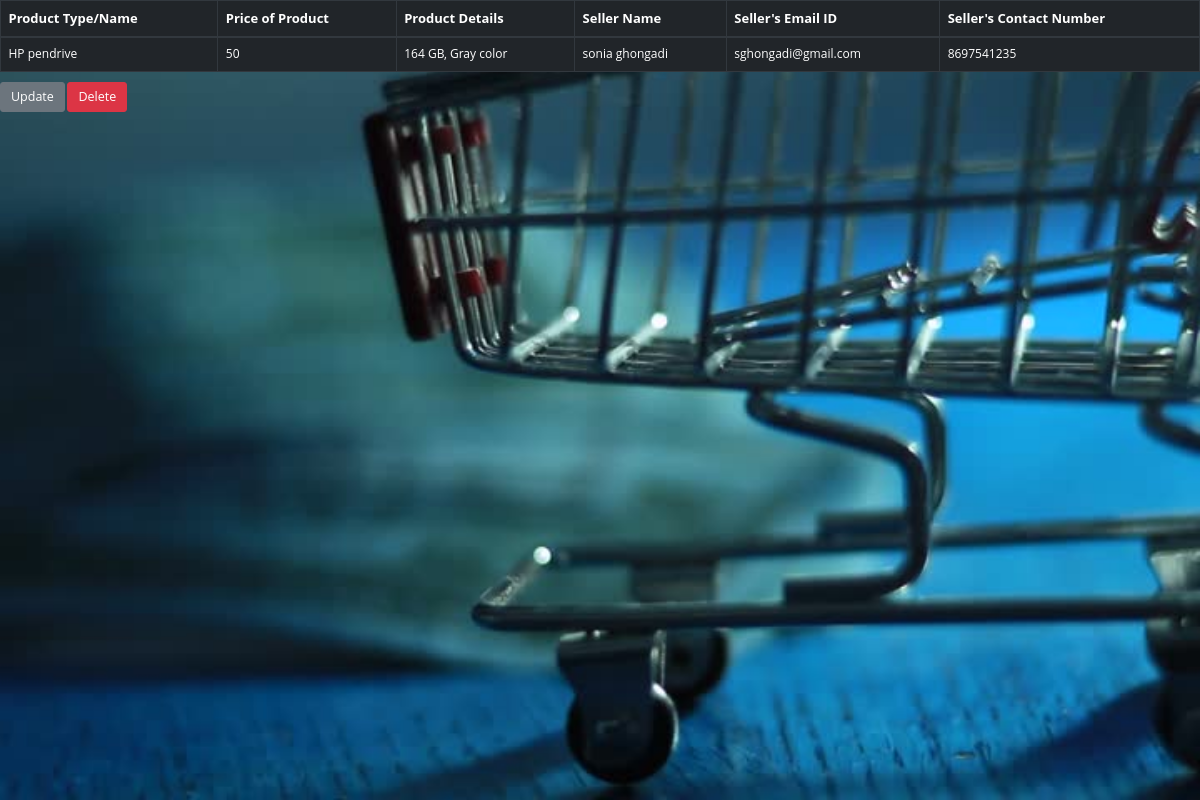
The page /show_all/5 on the database its author committed.
### login.py (models this page shows)
class Product(db.Model):
    id= db.Column(db.Integer, primary_key=True)
    Product_name = db.Column(db.String(20),nullable=False)
    Product_price = db.Column(db.Integer, nullable= False)
    Prod_spec = db.Column(db.Text, nullable=False)
    seller_name = db.Column(db.String(20), nullable =False)
    User_email = db.Column(db.String(120),  nullable=False)
    contact_num= db.Column(db.Integer, nullable=False)
    person_id = db.Column(db.Integer, db.ForeignKey('add_user.id'))

### login.py (the view)
@app.route("/show_all/<int:product_id>")
def idv_prod(product_id):
    product = Product.query.get_or_404(product_id)
    return render_template('prod.html', product = product)

### templates/prod.html (shortened to what this page needs)
<!DOCTYPE html>
<html lang="en">
<head>
    <link rel="stylesheet" type="text/css" href="{{ url_for('static',filename ='style.css') }}">
    <link rel="stylesheet" href="https://maxcdn.bootstrapcdn.com/bootstrap/4.0.0/css/bootstrap.min.css"
>
</head>
<body>
    <div class="cont">
            <table class="table table-bordered table-dark">
                <tbody>
                <thead class="thead-dark">
                    <tr>
                        <th id="prod_name">Product Type/Name</th>
                        <th id="prod_price">Price of Product</th>
                        <th id="prod_spec">Product Details</th>
                        <th id="seller_name">Seller Name</th>
                        <th id="seller_emailID">Seller's Email ID</th>
                        <th id="seller_contactNum">Seller's Contact Number</th>
                    </tr>
                </thead>
                <tr>
                    <td>{{ product.Product_name}}</td>
                    <td>{{ product.Product_price}}</td>
                    <td>{{ product.Prod_spec}}</td>
                    <td>{{ product.seller_name}}</td>
                    <td>{{ product.User_email }}</td>
                    <td>{{ product.contact_num }}</td>
                </tr>
        </tbody>
        </table>
        <div>
        <a class="btn btn-secondary  btn-lg" href="{{ url_for('update_prod', product_id= product.id) }}">Update</a>
            <a class="btn btn-danger btn-lg " href="{{ url_for('delete_prod', product_id= product.id) }}"
                onclick="myFunction()">Delete</a>
        </div>
    </div>
</body>
</html>

### static/style.css (style rules this page uses)
*, *:before, *:after { box-sizing: border-box; margin: 0; padding: 0; }
html, body { font-size: 62.5%; height: 100%; overflow: hidden; }
.cont { position: relative; height: 100%; background-image: url('1.jpg'); background-size: cover; overflow: auto; font-family: "Open Sans", Helvetica, Arial, sans-serif; }
table tbody tr td { font-size: 12px; }
table thead tr th { font-size: 13px; }

### rows shown on the page
Product: Product_name "HP pendrive", Product_price "50", Prod_spec "164 GB, Gray color", seller_name "sonia ghongadi", User_email "sghongadi@gmail.com", contact_num "8697541235"
